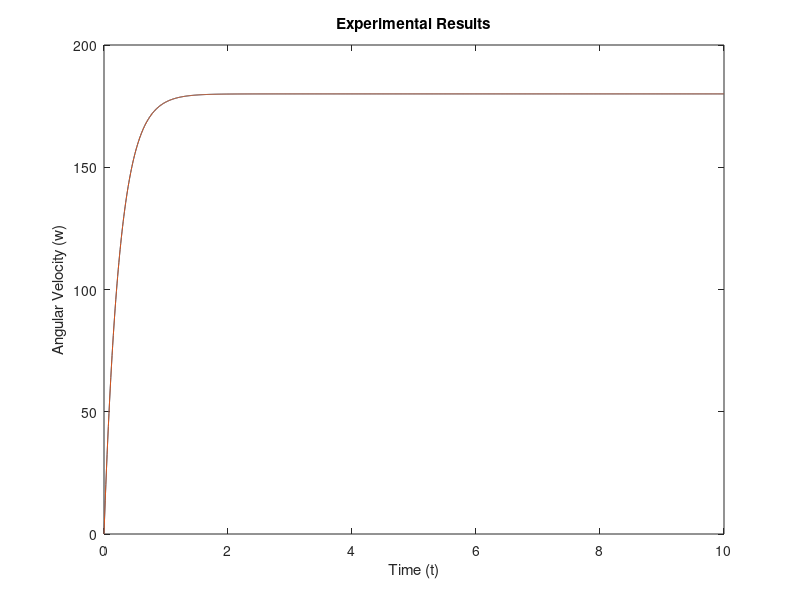
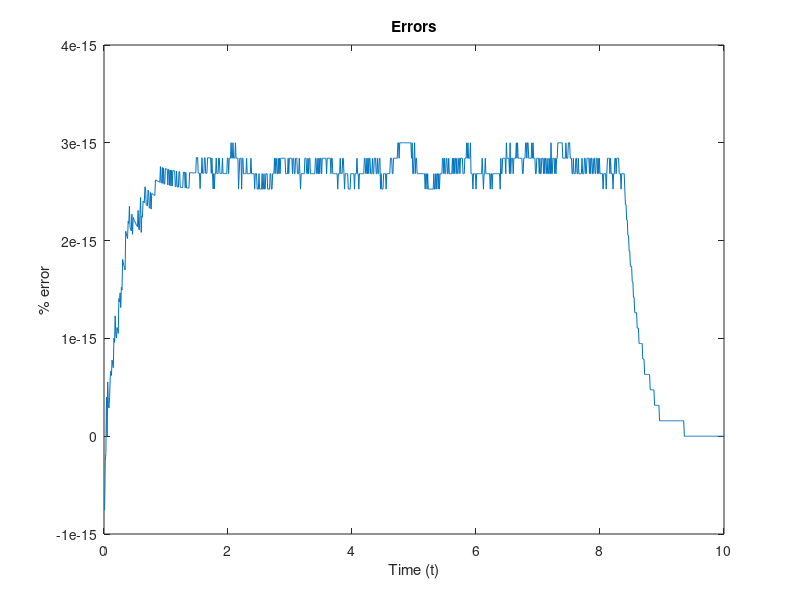

The MATLAB script that drew these images, in order:
clc
clear
load('lab1motordata.mat');
plot(time,velocity)
hold on

plot(time,180*(1-exp(-time*4)))
title('Experimental Results')
xlabel('Time (t)')
ylabel('Angular Velocity (w)')
figure
plot(time,(velocity-180*(1-exp(-time*4)))./velocity)
title('Errors')
xlabel('Time (t)')
ylabel('% error')